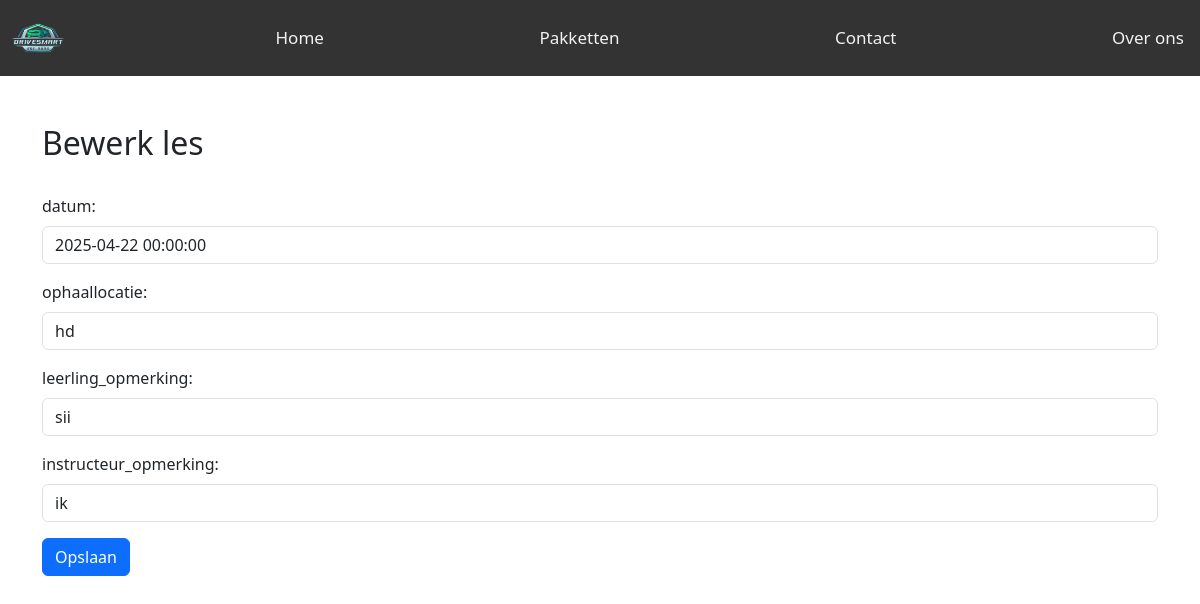
The page /leerling_opmerking.php?les_id=2 on the database its author committed.
### tables this page shows
CREATE TABLE `les` (
  `les_id` int(11) NOT NULL,
  `leerling_id` int(11) DEFAULT NULL,
  `instructeur_id` int(11) DEFAULT NULL,
  `pakket_id` int(11) DEFAULT NULL,
  `auto_id` int(11) DEFAULT NULL,
  `datum` datetime DEFAULT NULL,
  `ophaallocatie` varchar(255) DEFAULT NULL,
  `geannuleerd` tinyint(1) DEFAULT 0,
  `reden_annulering` text DEFAULT NULL,
  `leerling_opmerking` text DEFAULT NULL,
  `instructeur_opmerking` text DEFAULT NULL,
  `pakket` tinyint(1) DEFAULT 0,
  `starttijd` time NOT NULL,
  `eindtijd` time NOT NULL
);

### db.php (called while the page is built, shortened)
<?php
class DB{
    private $dbh;
    public function __construct($db = "drivesmart", $host ="localhost:3306", $user = "root", $pass = "")
    {
        try{
            $this->dbh = new PDO("mysql:host=$host;dbname=$db;", $user, $pass);
            $this->dbh->setAttribute(PDO::ATTR_ERRMODE, PDO::ERRMODE_EXCEPTION);
        } catch (PDOEXception $e) {
            die("Connection error: " . $e->getMessage());
        }
    }
    public function execute($sql, $params = []) {
            $this->stmt = $this->dbh->prepare($sql);
            $this->stmt->execute($params);
            return $this->stmt;
    }
}
$myDb = new DB("drivesmart");
?>

### les.php (called while the page is built, shortened)
<?php
include_once 'db.php';
class Les {
    private $dbh;
    public function __construct($dbh) {
        $this->dbh = $dbh;
    }
    public function getLesById($les_id) {
        $sql = "SELECT * FROM les WHERE les_id = ?";
        $stmt = $this->dbh->execute($sql, [$les_id]);
        return $stmt->fetch(PDO::FETCH_ASSOC);
    }
}
?>

### leerling_opmerking.php (the view, shortened to what this page needs)
<?php
include_once('les.php');
include_once('db.php');
include_once('navbar.php');
$les = new Les($myDb);
if (isset($_GET["les_id"])) {
    $les_id = $_GET["les_id"];
    $Les = $les->getLesById($les_id);
}
?>
<!DOCTYPE html>
<html lang="en">
<head>
    <link href="https://cdn.jsdelivr.net/npm/bootstrap@5.3.3/dist/css/bootstrap.min.css" rel="stylesheet">
</head>
<body>
    <div class="container"><br><br>
        <h2>Bewerk les</h2><br>
        <form method="POST">
            <div class="mb-3">
                <label class="form-label">datum:</label>
                <input type="text" class="form-control" name="merk" value="<?php echo $Les['datum']; ?>" required readonly>
            </div>
            <div class="mb-3">
                <label class="form-label">ophaallocatie:</label>
                <input type="text" class="form-control" name="ophaallocatie" value="<?php echo $Les['ophaallocatie']; ?>" required readonly>
            </div>
            <div class="mb-3">
                <label class="form-label">leerling_opmerking:</label>
                <input type="text" class="form-control"  name="leerling_opmerking" value="<?php echo $Les['leerling_opmerking']; ?>" required >
            </div>
            <div class="mb-3">
                <label class="form-label">instructeur_opmerking:</label>
                <input type="text" class="form-control" name="instructeur_opmerking" value="<?php echo $Les['instructeur_opmerking']; ?>" required readonly>
            </div>
            <button type="submit" class="btn btn-primary">Opslaan</button>
        </form>
    </div>
</body>
</html>

### style_navbar.css (style rules this page uses)
body { margin: 0; font-family: Arial, Helvetica, sans-serif; }

### rows shown on the page
les: merk "2025-04-22 00:00:00", ophaallocatie "hd", leerling_opmerking "sii", instructeur_opmerking "ik"
